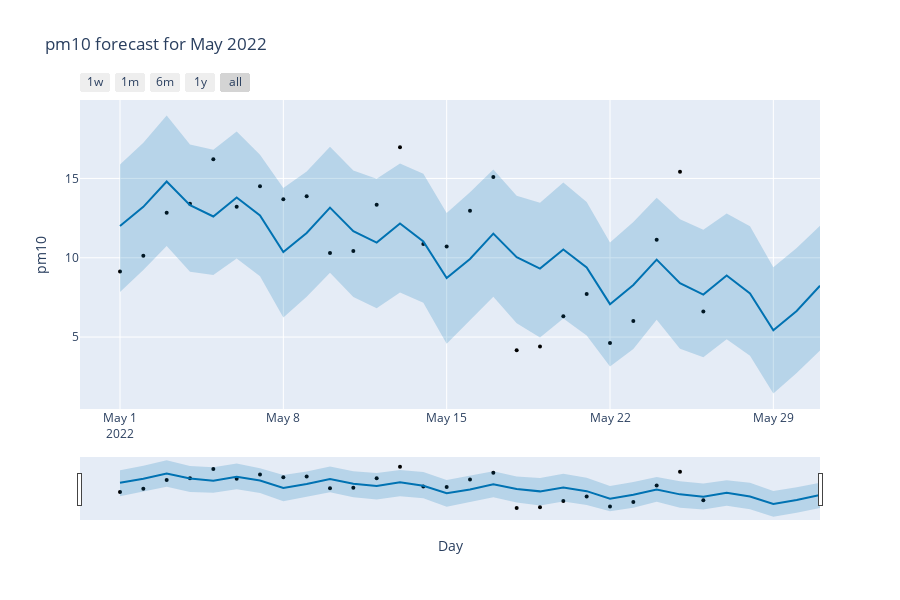

Notebook code cell kept with this figure:
### Code cell
# plot predictions
fig = plot_plotly(m, forecast)
fig.update_layout(
    title=sensor_name + ' forecast for May 2022',
    xaxis_title="Day",
    yaxis_title=sensor_name)
fig.show()
